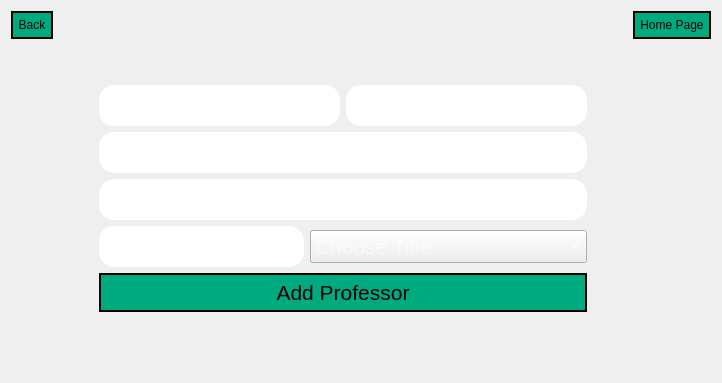
     <widget class="QWidget" name="page">
      <layout class="QGridLayout" name="gridLayout_42">
       <item row="5" column="6">
        <spacer name="horizontalSpacer_48">
         <property name="orientation">
          <enum>Qt::Horizontal</enum>
         </property>
         <property name="sizeHint" stdset="0">
          <size>
           <width>40</width>
           <height>20</height>
          </size>
         </property>
        </spacer>
       </item>
       <item row="5" column="1">
        <spacer name="horizontalSpacer_45">
         <property name="orientation">
          <enum>Qt::Horizontal</enum>
         </property>
         <property name="sizeHint" stdset="0">
          <size>
           <width>40</width>
           <height>20</height>
          </size>
         </property>
        </spacer>
       </item>
       <item row="5" column="5">
        <spacer name="horizontalSpacer_49">
         <property name="orientation">
          <enum>Qt::Horizontal</enum>
         </property>
         <property name="sizeHint" stdset="0">
          <size>
           <width>40</width>
           <height>20</height>
          </size>
         </property>
        </spacer>
       </item>
       <item row="5" column="7">
        <spacer name="horizontalSpacer_47">
         <property name="orientation">
          <enum>Qt::Horizontal</enum>
         </property>
         <property name="sizeHint" stdset="0">
          <size>
           <width>40</width>
           <height>20</height>
          </size>
         </property>
        </spacer>
       </item>
       <item row="5" column="3">
        <spacer name="horizontalSpacer_13">
         <property name="orientation">
          <enum>Qt::Horizontal</enum>
         </property>
         <property name="sizeHint" stdset="0">
          <size>
           <width>40</width>
           <height>20</height>
          </size>
         </property>
        </spacer>
       </item>
       <item row="5" column="2">
        <spacer name="horizontalSpacer_46">
         <property name="orientation">
          <enum>Qt::Horizontal</enum>
         </property>
         <property name="sizeHint" stdset="0">
          <size>
           <width>40</width>
           <height>20</height>
          </size>
         </property>
        </spacer>
       </item>
       <item row="0" column="7">
        <widget class="QPushButton" name="pushButton_25">
         <property name="styleSheet">
          <string notr="true">color: rgb(0, 0, 0);
background-color: rgb(0, 170, 127);
border-width: 2px;        
  border-style: solid;
  border-radius: 15px;
  padding:5px;</string>
         </property>
         <property name="text">
          <string>Home Page</string>
         </property>
        </widget>
       </item>
       <item row="5" column="4">
        <spacer name="horizontalSpacer_50">
         <property name="orientation">
          <enum>Qt::Horizontal</enum>
         </property>
         <property name="sizeHint" stdset="0">
          <size>
           <width>40</width>
           <height>20</height>
          </size>
         </property>
        </spacer>
       </item>
       <item row="5" column="0">
        <spacer name="horizontalSpacer_14">
         <property name="orientation">
          <enum>Qt::Horizontal</enum>
         </property>
         <property name="sizeHint" stdset="0">
          <size>
           <width>40</width>
           <height>20</height>
          </size>
         </property>
        </spacer>
       </item>
       <item row="1" column="3" colspan="2">
        <spacer name="verticalSpacer_10">
         <property name="orientation">
          <enum>Qt::Vertical</enum>
         </property>
         <property name="sizeHint" stdset="0">
          <size>
           <width>20</width>
           <height>40</height>
          </size>
         </property>
        </spacer>
       </item>
       <item row="4" column="3" colspan="2">
        <spacer name="verticalSpacer_9">
         <property name="orientation">
          <enum>Qt::Vertical</enum>
         </property>
         <property name="sizeHint" stdset="0">
          <size>
           <width>20</width>
           <height>40</height>
          </size>
         </property>
        </spacer>
       </item>
       <item row="0" column="0">
        <widget class="QPushButton" name="pushButton_26">
         <property name="styleSheet">
          <string notr="true">color: rgb(0, 0, 0);
background-color: rgb(0, 170, 127);
border-width: 2px;        
  border-style: solid;
  border-radius: 15px;
  padding:5px;</string>
         </property>
         <property name="text">
          <string>Back</string>
         </property>
        </widget>
       </item>
       <item row="3" column="2" colspan="4">
        <layout class="QGridLayout" name="gridLayout_39">
         <item row="0" column="0">
          <layout class="QGridLayout" name="gridLayout_40">
           <item row="0" column="0">
            <widget class="QLineEdit" name="lineEdit_input_firstname_prof">
             <property name="font">
              <font>
               <pointsize>16</pointsize>
              </font>
             </property>
             <property name="styleSheet">
              <string notr="true">color: rgb(255, 255, 255);

border-width: 2px;        
  border-style: solid;
border-color: rgb(255, 255, 255);
  border-radius: 15px;
  padding:5px;</string>
             </property>
             <property name="placeholderText">
              <string>First Name</string>
             </property>
            </widget>
           </item>
           <item row="0" column="1">
            <widget class="QLineEdit" name="lineEdit_input_lastname_prof">
             <property name="font">
              <font>
               <pointsize>16</pointsize>
              </font>
             </property>
             <property name="styleSheet">
              <string notr="true">color: rgb(255, 255, 255);

border-width: 2px;        
  border-style: solid;
border-color: rgb(255, 255, 255);
  border-radius: 15px;
  padding:5px;</string>
             </property>
             <property name="placeholderText">
              <string>Last Name</string>
             </property>
            </widget>
           </item>
          </layout>
         </item>
         <item row="3" column="0">
          <layout class="QHBoxLayout" name="horizontalLayout_44">
           <item>
            <widget class="QLineEdit" name="lineEdit_input_mobile_prof">
             <property name="font">
              <font>
               <pointsize>16</pointsize>
              </font>
             </property>
             <property name="styleSheet">
              <string notr="true">color: rgb(255, 255, 255);

border-width: 2px;        
  border-style: solid;
border-color: rgb(255, 255, 255);
  border-radius: 15px;
  padding:5px;</string>
             </property>
             <property name="placeholderText">
              <string>Phone Number</string>
             </property>
            </widget>
           </item>
          </layout>
         </item>
         <item row="8" column="0">
          <widget class="QPushButton" name="pushButton_addstud_4">
           <property name="font">
            <font>
             <pointsize>16</pointsize>
            </font>
           </property>
           <property name="styleSheet">
            <string notr="true">color: rgb(0, 0, 0);
background-color: rgb(0, 170, 127);
border-width: 2px;        
  border-style: solid;
  border-radius: 20px;
  padding:5px;</string>
           </property>
           <property name="text">
            <string>Add Professor</string>
           </property>
          </widget>
         </item>
         <item row="4" column="0">
          <layout class="QHBoxLayout" name="horizontalLayout_46">
           <item>
            <widget class="QLineEdit" name="lineEdit_input_age_prof">
             <property name="font">
              <font>
               <pointsize>16</pointsize>
              </font>
             </property>
             <property name="styleSheet">
              <string notr="true">color: rgb(255, 255, 255);

border-width: 2px;        
  border-style: solid;
border-color: rgb(255, 255, 255);
  border-radius: 15px;
  padding:5px;</string>
             </property>
             <property name="placeholderText">
              <string>Age</string>
             </property>
            </widget>
           </item>
           <item>
            <widget class="QComboBox" name="comboBox_input_title_prof">
             <property name="font">
              <font>
               <pointsize>16</pointsize>
              </font>
             </property>
             <property name="styleSheet">
              <string notr="true">color:rgb(255, 255, 255);</string>
             </property>
             <property name="placeholderText">
              <string>Choose Title</string>
             </property>
             <item>
              <property name="text">
               <string>Teacher Assistant(TA)</string>
              </property>
             </item>
             <item>
              <property name="text">
               <string>Subject Professor(Dr.)</string>
              </property>
             </item>
             <item>
              <property name="text">
               <string>Head of Department(HoD)</string>
              </property>
             </item>
            </widget>
           </item>
          </layout>
         </item>
         <item row="1" column="0">
          <layout class="QHBoxLayout" name="horizontalLayout_43"/>
         </item>
         <item row="5" column="0">
          <layout class="QGridLayout" name="gridLayout_41"/>
         </item>
         <item row="2" column="0">
          <layout class="QHBoxLayout" name="horizontalLayout_45">
           <item>
            <widget class="QLineEdit" name="lineEdit_input_email_prof">
             <property name="font">
              <font>
               <pointsize>16</pointsize>
              </font>
             </property>
             <property name="styleSheet">
              <string notr="true">color: rgb(255, 255, 255);

border-width: 2px;        
  border-style: solid;
border-color: rgb(255, 255, 255);
  border-radius: 15px;
  padding:5px;</string>
             </property>
             <property name="placeholderText">
              <string>E-mail</string>
             </property>
            </widget>
           </item>
          </layout>
         </item>
        </layout>
       </item>
       <item row="0" column="3" colspan="2">
        <widget class="QLabel" name="label_23">
         <property name="maximumSize">
          <size>
           <width>200</width>
           <height>50</height>
          </size>
         </property>
         <property name="text">
          <string/>
         </property>
         <property name="pixmap">
          <pixmap resource="resources.qrc">:/img/img/333.png</pixmap>
         </property>
         <property name="scaledContents">
          <bool>true</bool>
         </property>
        </widget>
       </item>
      </layout>
     </widget>
